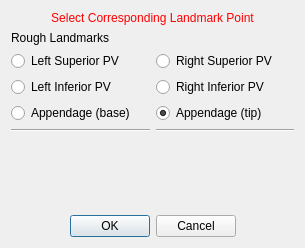
<?xml version="1.0" encoding="UTF-8"?>
<ui version="4.0">
 <class>AtrialFibresLandmarksViewRough</class>
 <widget class="QWidget" name="AtrialFibresLandmarksViewRough">
  <property name="geometry">
   <rect>
    <x>0</x>
    <y>0</y>
    <width>305</width>
    <height>248</height>
   </rect>
  </property>
  <property name="minimumSize">
   <size>
    <width>0</width>
    <height>248</height>
   </size>
  </property>
  <property name="maximumSize">
   <size>
    <width>16777215</width>
    <height>248</height>
   </size>
  </property>
  <property name="windowTitle">
   <string>Set Values</string>
  </property>
  <layout class="QVBoxLayout" name="verticalLayout">
   <item>
    <widget class="QLabel" name="titleLabel">
     <property name="styleSheet">
      <string notr="true">QLabel { color: rgb(255, 0, 0) }</string>
     </property>
     <property name="text">
      <string>Select Corresponding Landmark Point</string>
     </property>
     <property name="alignment">
      <set>Qt::AlignCenter</set>
     </property>
    </widget>
   </item>
   <item>
    <layout class="QGridLayout" name="gridLayout">
     <item row="4" column="1">
      <widget class="Line" name="line_2">
       <property name="orientation">
        <enum>Qt::Horizontal</enum>
       </property>
      </widget>
     </item>
     <item row="2" column="1">
      <widget class="QRadioButton" name="radioBtn_RIPV">
       <property name="text">
        <string>Right Inferior PV</string>
       </property>
      </widget>
     </item>
     <item row="3" column="1">
      <widget class="QRadioButton" name="radioBtn_LAA_tip">
       <property name="text">
        <string>Appendage (tip)</string>
       </property>
       <property name="checked">
        <bool>true</bool>
       </property>
      </widget>
     </item>
     <item row="0" column="0">
      <widget class="QLabel" name="label_rough">
       <property name="text">
        <string>Rough Landmarks</string>
       </property>
      </widget>
     </item>
     <item row="1" column="1">
      <widget class="QRadioButton" name="radioBtn_RSPV">
       <property name="text">
        <string>Right Superior PV</string>
       </property>
      </widget>
     </item>
     <item row="1" column="0">
      <widget class="QRadioButton" name="radioBtn_LSPV">
       <property name="text">
        <string>Left Superior PV</string>
       </property>
      </widget>
     </item>
     <item row="4" column="0">
      <widget class="Line" name="line">
       <property name="orientation">
        <enum>Qt::Horizontal</enum>
       </property>
      </widget>
     </item>
     <item row="2" column="0">
      <widget class="QRadioButton" name="radioBtn_LIPV">
       <property name="text">
        <string>Left Inferior PV</string>
       </property>
      </widget>
     </item>
     <item row="3" column="0">
      <widget class="QRadioButton" name="radioBtn_LAA_base">
       <property name="text">
        <string>Appendage (base)</string>
       </property>
      </widget>
     </item>
    </layout>
   </item>
   <item>
    <spacer name="verticalSpacer">
     <property name="orientation">
      <enum>Qt::Vertical</enum>
     </property>
     <property name="sizeHint" stdset="0">
      <size>
       <width>20</width>
       <height>40</height>
      </size>
     </property>
    </spacer>
   </item>
   <item>
    <widget class="QDialogButtonBox" name="buttonBox">
     <property name="enabled">
      <bool>true</bool>
     </property>
     <property name="orientation">
      <enum>Qt::Horizontal</enum>
     </property>
     <property name="standardButtons">
      <set>QDialogButtonBox::Cancel|QDialogButtonBox::Ok</set>
     </property>
     <property name="centerButtons">
      <bool>true</bool>
     </property>
    </widget>
   </item>
  </layout>
 </widget>
 <layoutdefault spacing="6" margin="11"/>
 <resources/>
 <connections/>
</ui>
